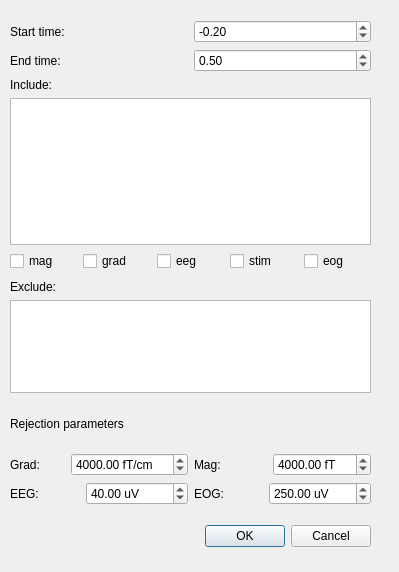
<?xml version="1.0" encoding="UTF-8"?>
<ui version="4.0">
 <class>Dialog</class>
 <widget class="QDialog" name="Dialog">
  <property name="geometry">
   <rect>
    <x>0</x>
    <y>0</y>
    <width>399</width>
    <height>572</height>
   </rect>
  </property>
  <property name="windowTitle">
   <string>Dialog</string>
  </property>
  <widget class="QDialogButtonBox" name="buttonBox">
   <property name="geometry">
    <rect>
     <x>30</x>
     <y>520</y>
     <width>341</width>
     <height>32</height>
    </rect>
   </property>
   <property name="orientation">
    <enum>Qt::Horizontal</enum>
   </property>
   <property name="standardButtons">
    <set>QDialogButtonBox::Cancel|QDialogButtonBox::Ok</set>
   </property>
  </widget>
  <widget class="QWidget" name="">
   <property name="geometry">
    <rect>
     <x>10</x>
     <y>20</y>
     <width>361</width>
     <height>251</height>
    </rect>
   </property>
   <layout class="QVBoxLayout" name="verticalLayout_5">
    <item>
     <layout class="QVBoxLayout" name="verticalLayout_4">
      <item>
       <layout class="QHBoxLayout" name="horizontalLayout_2">
        <item>
         <widget class="QLabel" name="labelTmin">
          <property name="text">
           <string>Start time:</string>
          </property>
         </widget>
        </item>
        <item>
         <widget class="QDoubleSpinBox" name="doubleSpinBoxTmin">
          <property name="minimum">
           <double>-10.000000000000000</double>
          </property>
          <property name="singleStep">
           <double>0.100000000000000</double>
          </property>
          <property name="value">
           <double>-0.200000000000000</double>
          </property>
         </widget>
        </item>
       </layout>
      </item>
      <item>
       <layout class="QHBoxLayout" name="horizontalLayout">
        <item>
         <widget class="QLabel" name="labelTmax">
          <property name="text">
           <string>End time:</string>
          </property>
         </widget>
        </item>
        <item>
         <widget class="QDoubleSpinBox" name="doubleSpinBoxTmax">
          <property name="maximum">
           <double>9.900000000000000</double>
          </property>
          <property name="singleStep">
           <double>0.100000000000000</double>
          </property>
          <property name="value">
           <double>0.500000000000000</double>
          </property>
         </widget>
        </item>
       </layout>
      </item>
     </layout>
    </item>
    <item>
     <layout class="QVBoxLayout" name="verticalLayout">
      <item>
       <widget class="QLabel" name="labelInclude">
        <property name="text">
         <string>Include:</string>
        </property>
       </widget>
      </item>
      <item>
       <widget class="QTextEdit" name="textEditInclude"/>
      </item>
      <item>
       <layout class="QHBoxLayout" name="horizontalLayout_6">
        <item>
         <widget class="QCheckBox" name="checkBoxMag">
          <property name="text">
           <string>mag</string>
          </property>
         </widget>
        </item>
        <item>
         <widget class="QCheckBox" name="checkBoxGrad">
          <property name="text">
           <string>grad</string>
          </property>
         </widget>
        </item>
        <item>
         <widget class="QCheckBox" name="checkBoxEeg">
          <property name="text">
           <string>eeg</string>
          </property>
         </widget>
        </item>
        <item>
         <widget class="QCheckBox" name="checkBoxStim">
          <property name="text">
           <string>stim</string>
          </property>
         </widget>
        </item>
        <item>
         <widget class="QCheckBox" name="checkBoxEog">
          <property name="text">
           <string>eog</string>
          </property>
         </widget>
        </item>
       </layout>
      </item>
     </layout>
    </item>
   </layout>
  </widget>
  <widget class="QWidget" name="">
   <property name="geometry">
    <rect>
     <x>10</x>
     <y>280</y>
     <width>361</width>
     <height>113</height>
    </rect>
   </property>
   <layout class="QVBoxLayout" name="verticalLayout_2">
    <item>
     <widget class="QLabel" name="labelExclude">
      <property name="text">
       <string>Exclude:</string>
      </property>
     </widget>
    </item>
    <item>
     <widget class="QTextEdit" name="textEditExclude"/>
    </item>
   </layout>
  </widget>
  <widget class="QWidget" name="">
   <property name="geometry">
    <rect>
     <x>10</x>
     <y>400</y>
     <width>361</width>
     <height>105</height>
    </rect>
   </property>
   <layout class="QVBoxLayout" name="verticalLayout_3">
    <item>
     <widget class="QLabel" name="labelRejections">
      <property name="text">
       <string>Rejection parameters</string>
      </property>
     </widget>
    </item>
    <item>
     <layout class="QHBoxLayout" name="horizontalLayout_30">
      <item>
       <layout class="QVBoxLayout" name="verticalLayout_7">
        <item>
         <layout class="QHBoxLayout" name="horizontalLayout_31">
          <item>
           <widget class="QLabel" name="labelGradReject_3">
            <property name="text">
             <string>Grad:</string>
            </property>
           </widget>
          </item>
          <item>
           <widget class="QDoubleSpinBox" name="doubleSpinBoxGradReject_3">
            <property name="prefix">
             <string/>
            </property>
            <property name="suffix">
             <string> fT/cm</string>
            </property>
            <property name="maximum">
             <double>1000000000.000000000000000</double>
            </property>
            <property name="value">
             <double>4000.000000000000000</double>
            </property>
           </widget>
          </item>
         </layout>
        </item>
        <item>
         <layout class="QHBoxLayout" name="horizontalLayout_32">
          <item>
           <widget class="QLabel" name="labelEegReject_3">
            <property name="text">
             <string>EEG:</string>
            </property>
           </widget>
          </item>
          <item>
           <widget class="QDoubleSpinBox" name="doubleSpinBoxEEGReject_3">
            <property name="suffix">
             <string> uV</string>
            </property>
            <property name="maximum">
             <double>1000000000.000000000000000</double>
            </property>
            <property name="value">
             <double>40.000000000000000</double>
            </property>
           </widget>
          </item>
         </layout>
        </item>
       </layout>
      </item>
      <item>
       <layout class="QVBoxLayout" name="verticalLayout_8">
        <item>
         <layout class="QHBoxLayout" name="horizontalLayout_33">
          <item>
           <widget class="QLabel" name="labelMagReject_3">
            <property name="text">
             <string>Mag:</string>
            </property>
           </widget>
          </item>
          <item>
           <widget class="QDoubleSpinBox" name="doubleSpinBoxMagReject_3">
            <property name="suffix">
             <string> fT</string>
            </property>
            <property name="maximum">
             <double>1000000000.000000000000000</double>
            </property>
            <property name="value">
             <double>4000.000000000000000</double>
            </property>
           </widget>
          </item>
         </layout>
        </item>
        <item>
         <layout class="QHBoxLayout" name="horizontalLayout_34">
          <item>
           <widget class="QLabel" name="labelEogReject_3">
            <property name="text">
             <string>EOG:</string>
            </property>
           </widget>
          </item>
          <item>
           <widget class="QDoubleSpinBox" name="doubleSpinBoxEOGReject_3">
            <property name="suffix">
             <string> uV</string>
            </property>
            <property name="maximum">
             <double>1000000000.000000000000000</double>
            </property>
            <property name="value">
             <double>250.000000000000000</double>
            </property>
           </widget>
          </item>
         </layout>
        </item>
       </layout>
      </item>
     </layout>
    </item>
   </layout>
  </widget>
 </widget>
 <resources/>
 <connections>
  <connection>
   <sender>buttonBox</sender>
   <signal>accepted()</signal>
   <receiver>Dialog</receiver>
   <slot>accept()</slot>
   <hints>
    <hint type="sourcelabel">
     <x>248</x>
     <y>254</y>
    </hint>
    <hint type="destinationlabel">
     <x>157</x>
     <y>274</y>
    </hint>
   </hints>
  </connection>
  <connection>
   <sender>buttonBox</sender>
   <signal>rejected()</signal>
   <receiver>Dialog</receiver>
   <slot>reject()</slot>
   <hints>
    <hint type="sourcelabel">
     <x>316</x>
     <y>260</y>
    </hint>
    <hint type="destinationlabel">
     <x>286</x>
     <y>274</y>
    </hint>
   </hints>
  </connection>
 </connections>
</ui>
